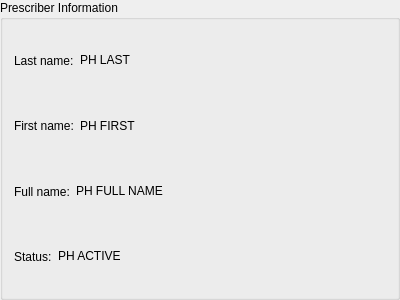
<?xml version="1.0" encoding="UTF-8"?>
<ui version="4.0">
 <class>PrescriberGroupBox</class>
 <widget class="QGroupBox" name="PrescriberGroupBox">
  <property name="geometry">
   <rect>
    <x>0</x>
    <y>0</y>
    <width>400</width>
    <height>300</height>
   </rect>
  </property>
  <property name="title">
   <string notr="true">Prescriber Information</string>
  </property>
  <layout class="QVBoxLayout" name="verticalLayout">
   <item>
    <layout class="QHBoxLayout" name="horizontalLayout">
     <item>
      <widget class="QLabel" name="lastTitle">
       <property name="toolTip">
        <string notr="true">Last name</string>
       </property>
       <property name="text">
        <string notr="true">Last name:</string>
       </property>
      </widget>
     </item>
     <item>
      <widget class="QLabel" name="lastLabel">
       <property name="toolTip">
        <string notr="true">Last name</string>
       </property>
       <property name="text">
        <string notr="true">PH LAST</string>
       </property>
       <property name="textInteractionFlags">
        <set>Qt::LinksAccessibleByMouse|Qt::TextSelectableByMouse</set>
       </property>
      </widget>
     </item>
     <item>
      <spacer name="horizontalSpacer">
       <property name="orientation">
        <enum>Qt::Horizontal</enum>
       </property>
       <property name="sizeHint" stdset="0">
        <size>
         <width>40</width>
         <height>20</height>
        </size>
       </property>
      </spacer>
     </item>
    </layout>
   </item>
   <item>
    <layout class="QHBoxLayout" name="horizontalLayout_2">
     <item>
      <widget class="QLabel" name="firstTitle">
       <property name="toolTip">
        <string notr="true">First name</string>
       </property>
       <property name="text">
        <string notr="true">First name:</string>
       </property>
      </widget>
     </item>
     <item>
      <widget class="QLabel" name="firstLabel">
       <property name="toolTip">
        <string notr="true">First name</string>
       </property>
       <property name="text">
        <string notr="true">PH FIRST</string>
       </property>
       <property name="textInteractionFlags">
        <set>Qt::LinksAccessibleByMouse|Qt::TextSelectableByMouse</set>
       </property>
      </widget>
     </item>
     <item>
      <spacer name="horizontalSpacer_2">
       <property name="orientation">
        <enum>Qt::Horizontal</enum>
       </property>
       <property name="sizeHint" stdset="0">
        <size>
         <width>40</width>
         <height>20</height>
        </size>
       </property>
      </spacer>
     </item>
    </layout>
   </item>
   <item>
    <layout class="QHBoxLayout" name="horizontalLayout_3">
     <item>
      <widget class="QLabel" name="fullTitle">
       <property name="toolTip">
        <string notr="true">Full name</string>
       </property>
       <property name="text">
        <string notr="true">Full name:</string>
       </property>
      </widget>
     </item>
     <item>
      <widget class="QLabel" name="fullLabel">
       <property name="toolTip">
        <string notr="true">Full name</string>
       </property>
       <property name="text">
        <string notr="true">PH FULL NAME</string>
       </property>
       <property name="textInteractionFlags">
        <set>Qt::LinksAccessibleByMouse|Qt::TextSelectableByMouse</set>
       </property>
      </widget>
     </item>
     <item>
      <spacer name="horizontalSpacer_3">
       <property name="orientation">
        <enum>Qt::Horizontal</enum>
       </property>
       <property name="sizeHint" stdset="0">
        <size>
         <width>40</width>
         <height>20</height>
        </size>
       </property>
      </spacer>
     </item>
    </layout>
   </item>
   <item>
    <layout class="QHBoxLayout" name="horizontalLayout_4">
     <item>
      <widget class="QLabel" name="activeTitle">
       <property name="toolTip">
        <string notr="true">Active or inactive status</string>
       </property>
       <property name="text">
        <string notr="true">Status:</string>
       </property>
      </widget>
     </item>
     <item>
      <widget class="QLabel" name="activeLabel">
       <property name="toolTip">
        <string notr="true">Active or inactive status</string>
       </property>
       <property name="text">
        <string notr="true">PH ACTIVE</string>
       </property>
       <property name="textInteractionFlags">
        <set>Qt::LinksAccessibleByMouse|Qt::TextSelectableByMouse</set>
       </property>
      </widget>
     </item>
     <item>
      <spacer name="horizontalSpacer_4">
       <property name="orientation">
        <enum>Qt::Horizontal</enum>
       </property>
       <property name="sizeHint" stdset="0">
        <size>
         <width>40</width>
         <height>20</height>
        </size>
       </property>
      </spacer>
     </item>
    </layout>
   </item>
  </layout>
 </widget>
 <resources/>
 <connections/>
</ui>
